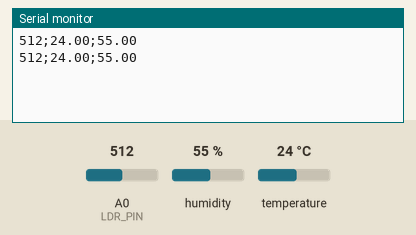
A sketch run on a simulated Arduino Uno, built with avr-gcc and run on an emulated ATmega328P. On the bench: the last lines printed to the serial monitor. Inputs (shaded band) come from the test bench; at power-on: humidity 55 %, A0 (LDR_PIN) = 512, temperature 24 °C.

Above: at 5.8 s.
5.9 s: humidity set to 22 %
At 10.7 s:
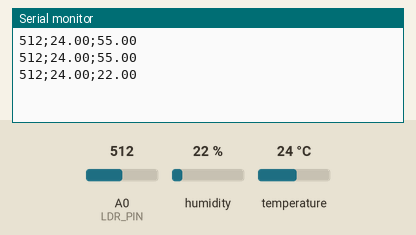
11.9 s: A0 (LDR_PIN) set to 716
At 16.6 s:
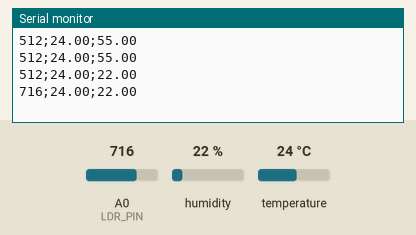
17.9 s: temperature set to 12 °C
At 21.3 s:
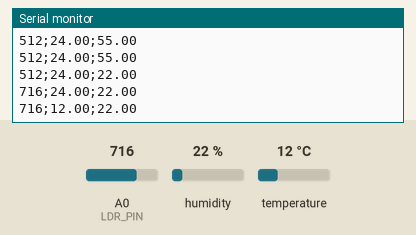
23.9 s: A0 (LDR_PIN) set to 900
At 26.0 s:
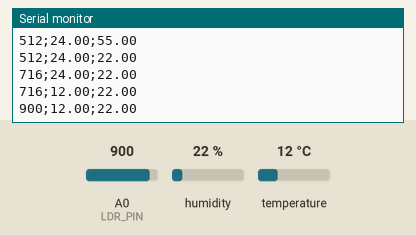
29.9 s: humidity set to 40 %
At 30.7 s:
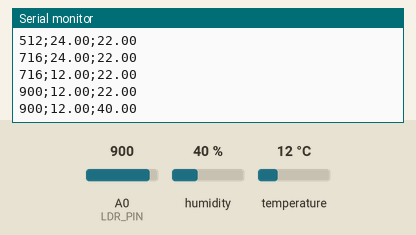
Timing chart, 0 to 32.9 s (numbered marks = the images above; inputs shaded):
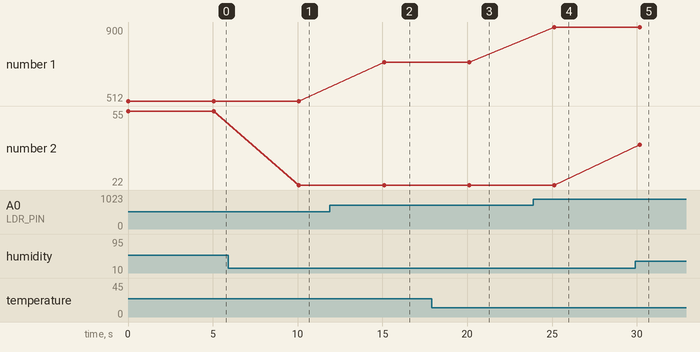

Measured:
- after the input at 5.9 s, the serial monitor: prints a new line after 4.2 s (image 1)
- after the input at 11.9 s, the serial monitor: prints a new line after 3.2 s (image 2)
- after the input at 17.9 s, the serial monitor: prints a new line after 2.2 s (image 3)
- after the input at 23.9 s, the serial monitor: prints a new line after 1.2 s (image 4)
- after the input at 29.9 s, the serial monitor: prints a new line after 0.27 s (image 5)
- plotted number 1: 512 → 716 after the input at 11.9 s, 716 → 900 after the input at 23.9 s
- plotted number 2: 55 → 22 after the input at 5.9 s, 22 → 40 after the input at 29.9 s

The sketch:

SKETCH.ino
```cpp
#include <DHT.h>

#define DHTPIN 2
#define DHTTYPE DHT11
#define LDR_PIN A0

DHT dht(DHTPIN, DHTTYPE);

void setup() {
  Serial.begin(9600);
  dht.begin();
}

void loop() {
  int luce = analogRead(LDR_PIN);
  float temperatura = dht.readTemperature();
  float umidita = dht.readHumidity();

  if (isnan(temperatura) || isnan(umidita)) {
    return;
  }

  Serial.print(luce);
  Serial.print(";");
  Serial.print(temperatura);
  Serial.print(";");
  Serial.println(umidita);

  delay(5000);
}
```
